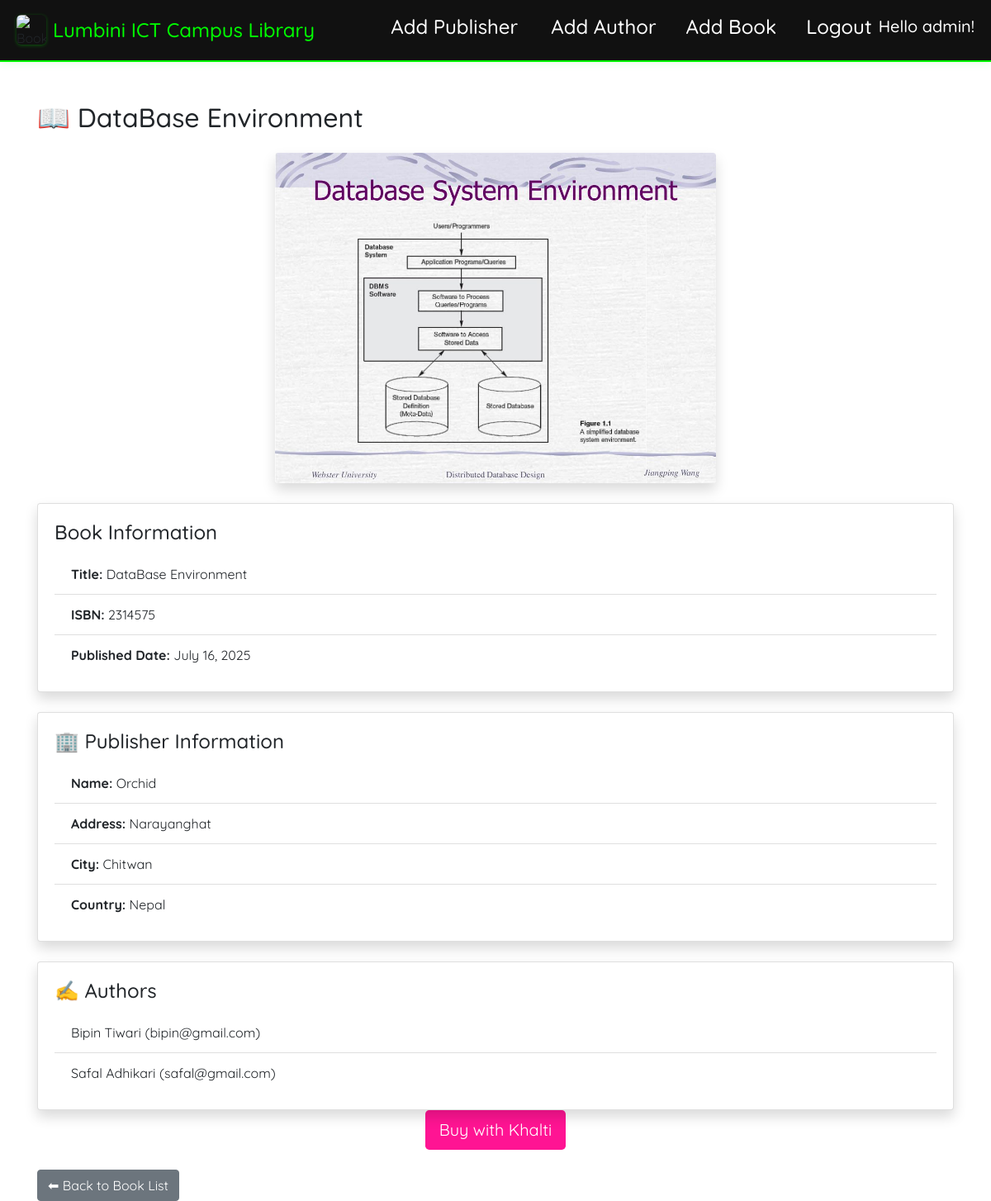
The page /book/4/ (signed in) on the database its author committed.
### Relation/models.py (models this page shows, shortened)
class Book(models.Model):
    title = models.CharField(max_length=200)
    isbn = models.CharField(max_length=13,unique=True)
    published_date = models.DateField()
    publisher = models.ForeignKey(Publisher,on_delete=models.CASCADE)
    authors = models.ManyToManyField(Author)
    image = models.ImageField(upload_to='book_images/', blank=True, null=True)

class Publisher(models.Model):
    name = models.CharField(max_length=100)
    address = models.TextField()
    city = models.CharField(max_length=50)
    country = models.CharField(max_length=50)

class Author(models.Model):
    first_name = models.CharField(max_length=50)
    last_name = models.CharField(max_length=50)
    email = models.EmailField()

### Relation/views.py (the view)
# urls.py: path('book/<int:pk>/', views.book_detail, name='book_detail'),
def book_detail(request, pk):
    book = get_object_or_404(Book, pk=pk)
    return render(request, 'relation/bookdetail.html', {'book':book})

### templates/relation/bookdetail.html (shortened to what this page needs)
{% extends 'relation/booklist.html' %}
{% load static %}
{% block content %}
<div class="container mt-4">
    <h2 class="mb-4">📖 {{ book.title }}</h2>
    <div class="text-center mb-4">
        {% if book.image %}
        <img src="{{ book.image.url }}" class="img-fluid rounded shadow" alt="{{ book.title }}" style="max-height: 400px;">
        {% else %}
        <img src="{% static 'books.jpeg' %}" class="img-fluid rounded shadow" alt="Default Cover" style="max-height: 400px;">
        {% endif %}
    </div>
    <div class="card mb-4 shadow">
        <div class="card-body">
            <h4 class="card-title">Book Information</h4>
            <ul class="list-group list-group-flush">
                <li class="list-group-item"><strong>Title:</strong> {{ book.title }}</li>
                <li class="list-group-item"><strong>ISBN:</strong> {{ book.isbn }}</li>
                <li class="list-group-item"><strong>Published Date:</strong> {{ book.published_date }}</li>
            </ul>
        </div>
    </div>
    <div class="card mb-4 shadow">
        <div class="card-body">
            <h4 class="card-title">🏢 Publisher Information</h4>
            <ul class="list-group list-group-flush">
                <li class="list-group-item"><strong>Name:</strong> {{ book.publisher.name }}</li>
                <li class="list-group-item"><strong>Address:</strong> {{ book.publisher.address }}</li>
                <li class="list-group-item"><strong>City:</strong> {{ book.publisher.city }}</li>
                <li class="list-group-item"><strong>Country:</strong> {{ book.publisher.country }}</li>
            </ul>
        </div>
    </div>
    <div class="card shadow">
        <div class="card-body">
            <h4 class="card-title">✍️ Authors</h4>
            <ul class="list-group list-group-flush">
                {% for author in book.authors.all %}
                <li class="list-group-item">
                    {{ author.first_name }} {{ author.last_name }} ({{ author.email }})
                </li>
                {% empty %}
                <li class="list-group-item">No authors listed.</li>
                {% endfor %}
            </ul>
        </div>
    </div>
    <div class="text-center">
        <button id="payment-button"
        class="btn btn-lg text-white"
        style="background-color: #ff1493">
    Buy with Khalti
</button>
    </div>
    <a href="{% url 'booklist' %}" class="btn btn-secondary mt-4">⬅ Back to Book List</a>
</div>
{% endblock %}

### templates/relation/booklist.html (shortened to what this page needs)
<!doctype html>
<html lang="en">
    {% load static %}
  <head>
    <link rel="stylesheet" href="https://cdn.jsdelivr.net/npm/bootstrap@4.4.1/dist/css/bootstrap.min.css">
    <link rel="stylesheet" href="/static/navbar.css">
  </head>
  <body>
    <nav class="navbar navbar-expand-lg navbar-dark bg-dark">
    <div class="collapse navbar-collapse" id="navbarTogglerDemo01">
        <img src="{% static 'books.jpeg' %}" alt="Book" width="40" height="40" class="d-inline-block align-top mr-2">
        <a class="navbar-brand" href="{% url 'library' %}">
            <h4>Lumbini ICT Campus Library</h4>
        </a>
        <ul class="navbar-nav ml-auto mt-2 mt-lg-0">
            <li class="nav-item mr-4">
                <a class="nav-link" href="{% url 'addpublisher' %}">
                    <h4>Add Publisher</h4>
                </a>
            </li>
            <li class="nav-item">
                <a class="nav-link" href="{% url 'addauthor' %}">
                    <h4>Add Author</h4>
                </a>
            </li>
            <li class="nav-item">
                <a class="nav-link" href="{% url 'addbook' %}">
                <h4>Add Book</h4>
                  </a>
            </li>
             <li class="space-item">
                  <a class="nav-link" href="{% url 'logout' %}"><h4>Logout</h4></a>
              </li>
        </ul>
       {% if user.is_authenticated %}
    <h5 class="text-white">Hello {{ user.username }}!</h5>
    {% endif %}
    </div>
</nav>  <br>
{% block content %}{% endblock %}
  </body>
</html>

### static/navbar.css (style rules this page uses)
* { box-sizing: border-box; margin: 0; padding: 0; font-family: 'Quicksand', sans-serif; }
.navbar { background-color: #111 !important; padding: 10px 20px; border-bottom: 2px solid #0f0; box-shadow: 0 2px 10px rgba(0, 255, 0, 0.1); }
.navbar img { width: 36px; height: 36px; object-fit: cover; border-radius: 6px; box-shadow: 0 1px 4px rgba(0, 255, 0, 0.3); transition: transform 0.3s ease; margin-right: 10px; }
.navbar-brand { display: flex; align-items: center; color: #0f0 !important; font-weight: 600; text-decoration: none; }
.navbar-brand h4 { margin: 0; font-size: 1.5rem; }
.navbar-nav { display: flex; align-items: center; }
.nav-item { margin-right: 20px; }
.nav-link { color: #fff !important; font-weight: 500; font-size: 1.2rem; transition: all 0.3s ease; }

### rows shown on the page
Book: title "DataBase Environment", image (picture), isbn "2314575", published_date "July 16, 2025", publisher.name "Orchid", publisher.address "Narayanghat", publisher.city "Chitwan", publisher.country "Nepal"
Author: first_name "Bipin", last_name "Tiwari", email "bipin@gmail.com"
Author: first_name "Safal", last_name "Adhikari", email "safal@gmail.com"

### other values the page prints
{{ user.username }} "admin"
